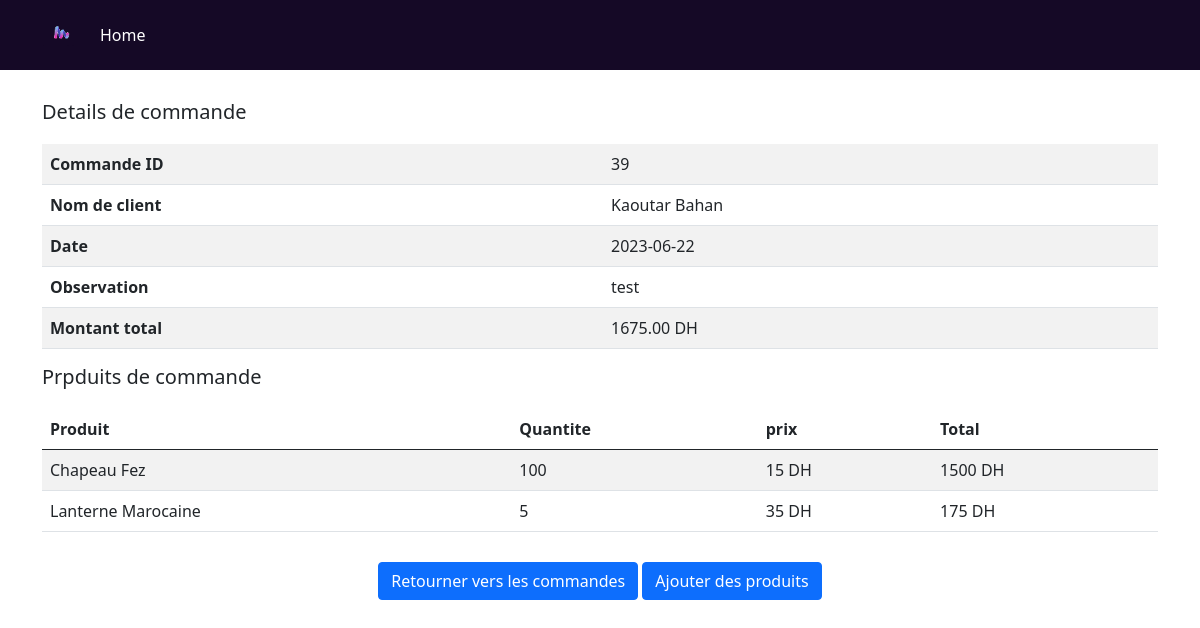
Page /details.php?id=39 (signed in) on the committed database.
### tables this page shows
CREATE TABLE `commande` (
  `id_commande` int(11) NOT NULL,
  `client_id` int(11) DEFAULT NULL,
  `date` date DEFAULT NULL,
  `observation` varchar(255) DEFAULT NULL,
  `total_prix` decimal(10,2) DEFAULT NULL,
  `status` varchar(20) NOT NULL DEFAULT 'en cours'
);

CREATE TABLE `client` (
  `id` int(11) NOT NULL,
  `name` varchar(50) DEFAULT NULL,
  `telephone` varchar(45) DEFAULT NULL,
  `email` varchar(45) DEFAULT NULL,
  `adresse` varchar(45) DEFAULT NULL,
  `ville` int(11) DEFAULT NULL
);

CREATE TABLE `details` (
  `id_commande` int(11) NOT NULL,
  `id_produit` int(11) NOT NULL,
  `nom_produit` varchar(255) NOT NULL,
  `quantite` int(11) NOT NULL,
  `prix_unitaire` int(11) NOT NULL,
  `total` int(11) GENERATED ALWAYS AS (`prix_unitaire` * `quantite`) VIRTUAL
);

CREATE TABLE `articles` (
  `id_produit` int(11) NOT NULL,
  `nom_produit` varchar(255) DEFAULT NULL,
  `prix_uni` decimal(10,2) DEFAULT NULL
);

### details.php (the view, shortened to what this page needs)
<?php
$servername = "localhost";
$username = "root";
$password = "";
$dbname = "g_client";
try {
    $conn = new PDO("mysql:host=$servername;dbname=$dbname", $username, $password);
    $conn->setAttribute(PDO::ATTR_ERRMODE, PDO::ERRMODE_EXCEPTION);
    if (isset($_GET['id']) && !empty($_GET['id'])) {
        $commandeId = $_GET['id'];
        $sql = "SELECT c.id_commande, c.date, c.observation, c.total_prix, cl.name AS client_name
                FROM commande c
                JOIN client cl ON c.client_id = cl.id
                WHERE c.id_commande = :commandeId";
        $statement = $conn->prepare($sql);
        $statement->bindValue(':commandeId', $commandeId);
        $statement->execute();
        $command = $statement->fetch(PDO::FETCH_OBJ);
        $sql = "SELECT a.nom_produit, d.quantite, d.total, d.prix_unitaire
        FROM details d
        JOIN articles a ON d.id_produit = a.id_produit
        WHERE d.id_commande = :commandeId";
        $itemStatement = $conn->prepare($sql);
        $itemStatement->bindValue(':commandeId', $commandeId);
        $itemStatement->execute();
        $items = $itemStatement->fetchAll(PDO::FETCH_OBJ);
    } else {
        header("Location: index.php");
        exit();
    }
} catch (PDOException $e) {
    echo $sql . "<br>" . $e->getMessage();
}
?>
<!DOCTYPE html>
<html lang="en">
<head>
    <link href="https://cdn.jsdelivr.net/npm/bootstrap@5.0.2/dist/css/bootstrap.min.css" rel="stylesheet">
</head>
<body>
    <header class="header">
        <div class="container">
            <div class="d-flex flex-wrap align-items-center justify-content-center justify-content-lg-start">
                <a href="/" class="d-flex align-items-center mb-2 mb-lg-0 text-white text-decoration-none">
                    <img src="logo.png" alt="Logo" class="logo">
                </a>
                <ul class="nav col-12 col-lg-auto me-lg-auto mb-2 justify-content-center mb-md-0">
                    <li><a href="index.php" class="nav-link px-2 text-white">Home</a></li>
                </ul>
            </div>
        </div>
    </header>
    <div class="container table-container">
        <h5>Details de commande</h5>
        <table class="table table-striped">
            <tbody>
                <tr>
                    <th>Commande ID</th>
                    <td><?= $command->id_commande ?></td>
                </tr>
                <tr>
                    <th>Nom de client</th>
                    <td><?= $command->client_name ?></td>
                </tr>
                <tr>
                    <th>Date</th>
                    <td><?= $command->date ?></td>
                </tr>
                <tr>
                    <th>Observation</th>
                    <td><?= $command->observation ?></td>
                </tr>
                <tr>
                    <th>Montant total</th>
                    <td><?= $command->total_prix ?> DH</td>
                </tr>
            </tbody>
        </table>
        <h5>Prpduits de commande</h5>
        <table class="table table-striped">
            <thead>
                <tr>
                    <th>Produit</th>
                    <th>Quantite</th>
                    <th>prix </th>
                    <th>Total</th>
                </tr>
            </thead>
            <tbody>
                <?php if ($items): ?>
                    <?php foreach ($items as $item): ?>
                        <tr>
                            <td><?= $item->nom_produit ?></td>
                            <td><?= $item->quantite ?></td>
                            <td><?= $item->prix_unitaire ?> DH</td>
                            <td><?= $item->total ?> DH</td>
                        </tr>
                    <?php endforeach; ?>
                <?php else: ?>
                    <tr>
                        <td colspan="3">Pas de Produits.</td>
                    </tr>
                <?php endif; ?>
            </tbody>
        </table>
        <div class="text-center btn-container">
            <a href="all_commandes.php" class="btn btn-primary">Retourner vers les commandes</a>
            <a href="add_details.php?id=<?= $command->id_commande ?>" class="btn btn-primary">Ajouter des produits</a>
        </div>
    </div>
</body>
</html>

### details.php (style rules this page uses)
.header { background-color: #150926; color: white; padding: 15px; }
.logo { width: 40px; height: 40px; margin-right: 10px; }
.table-container { margin-top: 30px; }
.table-container h5 { margin-bottom: 20px; }
.btn-container { margin-top: 30px; }

### rows in the picture
commande: id_commande "39", client.name "Kaoutar Bahan", date "2023-06-22", observation "test", total_prix "1675.00"
details: id_produit.nom_produit "Chapeau Fez", quantite "100", prix_unitaire "15", total "1500"
details: id_produit.nom_produit "Lanterne Marocaine", quantite "5", prix_unitaire "35", total "175"
